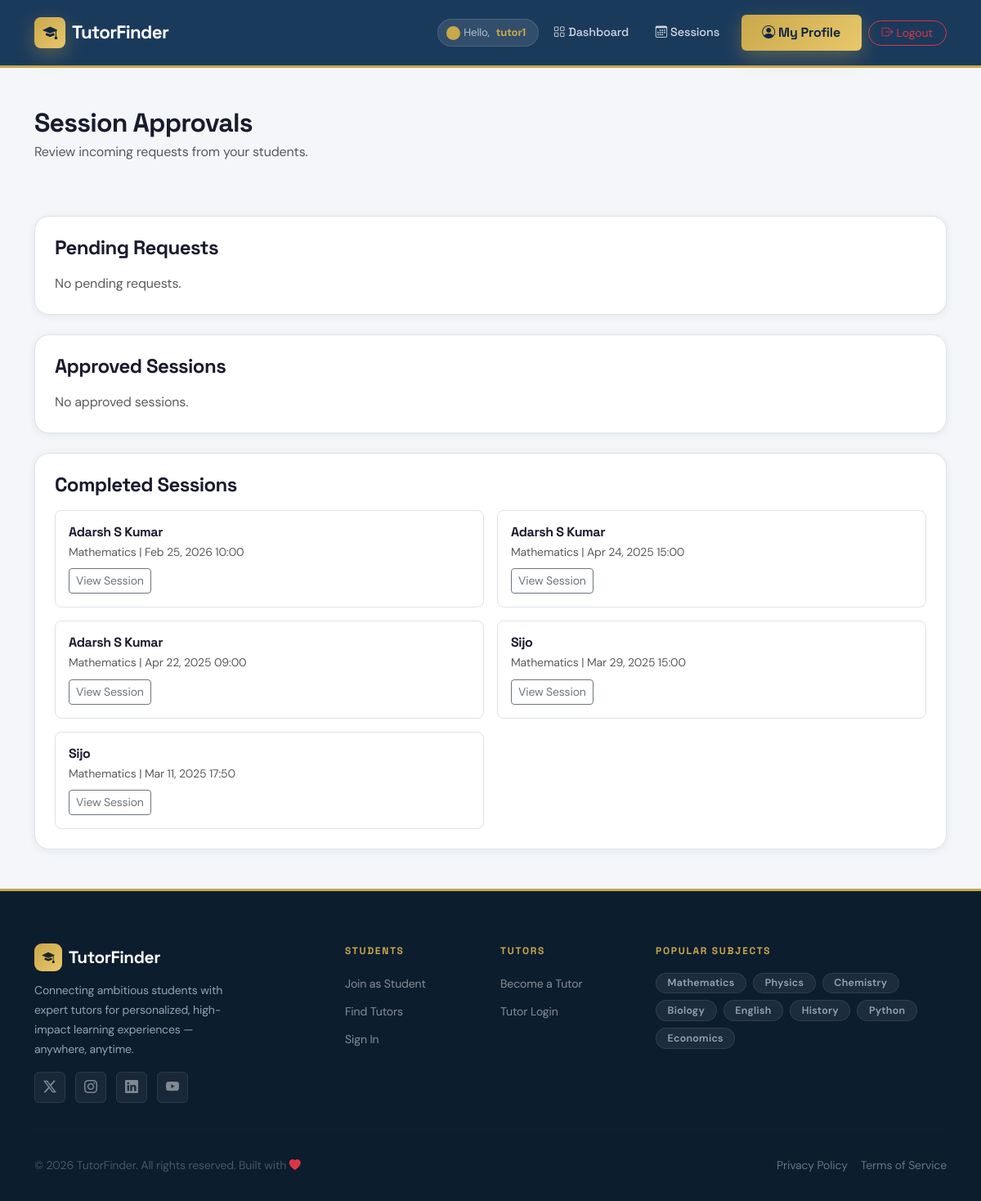
The page /tutor/sessions/ (signed in) on the database its author committed.
### users/models.py (models this page shows, shortened)
class User(AbstractUser):
    ROLE_CHOICES = (
        ('student', 'Student'),
        ('tutor', 'Tutor'),
    )
    role = models.CharField(max_length=10, choices=ROLE_CHOICES)

class Session(models.Model):
    STATUS_CHOICES = [
        ("pending", "Pending"),
        ("approved", "Approved"),
        ("completed", "Completed"),
    ]
    student = models.ForeignKey(StudentProfile, on_delete=models.CASCADE)
    tutor = models.ForeignKey(TutorProfile, on_delete=models.CASCADE)
    subject = models.ForeignKey(Subject, on_delete=models.CASCADE)
    scheduled_time = models.DateTimeField()
    end_time = models.DateTimeField()
    status = models.CharField(max_length=20, choices=STATUS_CHOICES, default="pending")
    meeting_link = models.URLField(blank=True, null=True)

class StudentProfile(models.Model):
    user = models.OneToOneField(User, on_delete=models.CASCADE)
    connected_tutors = models.ManyToManyField("TutorProfile", related_name="connected_students", blank=True, default="")
    full_name = models.CharField(max_length=255, default="Unknown")
    phone_number = models.CharField(max_length=15, blank=True, null=True)
    profile_picture = models.ImageField(upload_to='profile_pics/students/', blank=True, null=True)
    subjects_interested = models.ManyToManyField(Subject, related_name="interested_students")
    age = models.IntegerField(default=0)
    location = models.CharField(max_length=255, blank=True, null=True)
    address = models.TextField(default='')
    bio = models.TextField(blank=True, null=True)
    date_of_birth = models.DateField(null=True, blank=True)
    latitude = models.FloatField(null=True, blank=True)
    longitude = models.FloatField(null=True, blank=True)

class Subject(models.Model):
    name = models.CharField(max_length=100, unique=True)

### users/views.py (the view)
# urls.py: path('tutor/sessions/', views.tutor_sessions_view, name='tutor_sessions'),
@login_required
def tutor_sessions_view(request):
    tutor_profile = request.user.tutorprofile
    pending_sessions = Session.objects.filter(tutor=tutor_profile, status="pending")
    approved_sessions = Session.objects.filter(tutor=tutor_profile, status="approved").order_by("scheduled_time")
    completed_sessions = Session.objects.filter(tutor=tutor_profile, status="completed").order_by("-scheduled_time")
    return render(request, 'users/tutor_sessions.html', {
        "pending_sessions": pending_sessions,
        "approved_sessions": approved_sessions,
        "completed_sessions": completed_sessions,
    })

### users/context_processors.py (called while the page is built)
def tutor_profile_processor(request):
    if request.user.is_authenticated and hasattr(request.user, 'tutorprofile'):
        return {'profile': request.user.tutorprofile}
    return {}

### templates/users/tutor_sessions.html (shortened to what this page needs)
{% extends 'base.html' %}
{% block content %}
<div class="container py-5">
    <div class="row mb-5">
        <div class="col-12 text-center text-md-start">
            <h2 class="fw-bold mb-1">Session Approvals</h2>
            <p class="text-muted">Review incoming requests from your students.</p>
        </div>
    </div>
    <div class="custom-card p-4 mb-4">
        <h4 class="fw-bold mb-3">Pending Requests</h4>
        {% if pending_sessions %}
        <div class="row g-4">
            {% for s in pending_sessions %}
            <div class="col-md-6 border-bottom pb-4 mb-4">
                <div class="d-flex align-items-center gap-3">
                    <div class="avatar-md bg-light rounded-circle d-flex align-items-center justify-content-center">
                        <i class="bi bi-person text-secondary"></i>
                    </div>
                    <div class="flex-grow-1">
                        <h5 class="fw-bold mb-0">{{ s.student.full_name }}</h5>
                        <span class="badge badge-primary-soft">{{ s.subject.name }}</span>
                        <div class="small text-muted mt-1"><i class="bi bi-clock me-1"></i>{{ s.scheduled_time|date:"D, M d | H:i" }}</div>
                    </div>
                    <div class="d-flex gap-2">
                        <form method="POST" action="{% url 'approve_session' s.id %}">
                            {% csrf_token %}
                            <button type="submit" class="btn btn-success btn-sm px-3">Approve</button>
                        </form>
                        <a href="{% url 'session_details' s.id %}" class="btn btn-outline-secondary btn-sm">Details</a>
                    </div>
                </div>
            </div>
            {% endfor %}
        </div>
        {% else %}
        <p class="text-muted mb-0">No pending requests.</p>
        {% endif %}
    </div>
    <div class="custom-card p-4 mb-4">
        <h4 class="fw-bold mb-3">Approved Sessions</h4>
        {% if approved_sessions %}
        <div class="row g-3">
            {% for s in approved_sessions %}
            <div class="col-md-6">
                <div class="p-3 border rounded-3 bg-light d-flex justify-content-between align-items-center">
                    <div>
                        <h6 class="fw-bold mb-1">{{ s.student.full_name }}</h6>
                        <small class="text-muted">{{ s.subject.name }} | {{ s.scheduled_time|date:"M d, H:i" }}</small>
                    </div>
                    <a href="{% url 'session_details' s.id %}" class="btn btn-sm btn-outline-primary">Details</a>
                </div>
            </div>
            {% endfor %}
        </div>
        {% else %}
        <p class="text-muted mb-0">No approved sessions.</p>
        {% endif %}
    </div>
    <div class="custom-card p-4">
        <h4 class="fw-bold mb-3">Completed Sessions</h4>
        {% if completed_sessions %}
        <div class="row g-3">
            {% for s in completed_sessions %}
            <div class="col-md-6">
                <div class="p-3 border rounded-3">
                    <h6 class="fw-bold mb-1">{{ s.student.full_name }}</h6>
                    <small class="text-muted d-block mb-2">{{ s.subject.name }} | {{ s.scheduled_time|date:"M d, Y H:i" }}</small>
                    <a href="{% url 'session_details' s.id %}" class="btn btn-sm btn-outline-secondary">View Session</a>
                </div>
            </div>
            {% endfor %}
        </div>
        {% else %}
        <p class="text-muted mb-0">No completed sessions yet.</p>
        {% endif %}
    </div>
</div>
{% endblock %}

### templates/base.html (shortened to what this page needs)
{% load static %}
<!DOCTYPE html>
<html lang="en">
<head>
    <link href="https://cdn.jsdelivr.net/npm/bootstrap@5.3.0/dist/css/bootstrap.min.css" rel="stylesheet">
    <link rel="stylesheet" href="https://cdn.jsdelivr.net/npm/bootstrap-icons@1.11.3/font/bootstrap-icons.min.css">
    <link rel="stylesheet" href="https://unpkg.com/aos@2.3.4/dist/aos.css">
    <link rel="stylesheet" href="{% static 'css/style.css' %}">
</head>
<body>
    <nav class="navbar navbar-expand-lg sticky-top" id="mainNav">
        <div class="container">
            <a class="navbar-brand" href="{% url 'home' %}">
                <span class="brand-icon">
                    <i class="bi bi-mortarboard-fill"></i>
                </span>
                TutorFinder
            </a>
            <div class="collapse navbar-collapse" id="navbarNav">
                <ul class="navbar-nav ms-auto align-items-center gap-1">
                    {% if user.is_authenticated %}
                    <li class="nav-item">
                        <span class="nav-user-greeting d-flex align-items-center gap-2">
                            <span class="live-dot"></span>
                            Hello, <strong>{{ user.username }}</strong>
                        </span>
                    </li>
                    {% if request.user.role == 'tutor' %}
                    <li class="nav-item">
                        <a class="nav-link" href="{% url 'tutor_dashboard' %}">
                            <i class="bi bi-grid me-1"></i>Dashboard
                        </a>
                    </li>
                    <li class="nav-item">
                        <a class="nav-link" href="{% url 'tutor_sessions' %}">
                            <i class="bi bi-calendar3 me-1"></i>Sessions
                        </a>
                    </li>
                    <li class="nav-item ms-2">
                        <a class="btn btn-primary-custom" href="{% url 'tutor_profile' %}">
                            <i class="bi bi-person-circle me-1"></i>My Profile
                        </a>
                    </li>
                    {% endif %}
                    <li class="nav-item ms-1">
                        <form action="{% url 'logout' %}" method="post" class="d-inline">
                            <button type="submit" class="btn btn-sm btn-outline-danger rounded-pill px-3">
                                <i class="bi bi-box-arrow-right me-1"></i>Logout
                            </button>
                        </form>
                    </li>
                    {% endif %}
                </ul>
            </div>
        </div>
    </nav>
    <main class="main-content" id="main-content">
        {% block content %}{% endblock %}
    </main>
    <footer class="footer">
        <div class="container">
            <div class="row g-4">
                <div class="col-lg-4 col-md-6">
                    <div class="footer-brand">
                        <span
                            style="background:var(--grad-accent);width:34px;height:34px;border-radius:9px;display:inline-flex;align-items:center;justify-content:center;">
                            <i class="bi bi-mortarboard-fill text-dark" style="font-size:.95rem;"></i>
                        </span>
                        TutorFinder
                    </div>
                    <p class="small" style="color:#94a3b8;line-height:1.7;max-width:260px;">
                        Connecting ambitious students with expert tutors for personalized, high-impact learning
                        experiences — anywhere, anytime.
                    </p>
                    <div class="social-links mt-3">
                        <a href="#" class="social-link" title="Twitter"><i class="bi bi-twitter-x"></i></a>
                        <a href="#" class="social-link" title="Instagram"><i class="bi bi-instagram"></i></a>
                        <a href="#" class="social-link" title="LinkedIn"><i class="bi bi-linkedin"></i></a>
                        <a href="#" class="social-link" title="YouTube"><i class="bi bi-youtube"></i></a>
                    </div>
                </div>
                <div class="col-lg-2 col-md-6 col-6">
                    <p class="footer-heading">Students</p>
                    <ul class="footer-links">
                        <li><a href="{% url 'student_register' %}">Join as Student</a></li>
                        <li><a href="{% url 'search_tutors' %}">Find Tutors</a></li>
                        <li><a href="{% url 'login' %}">Sign In</a></li>
                    </ul>
                </div>
                <div class="col-lg-2 col-md-6 col-6">
                    <p class="footer-heading">Tutors</p>
                    <ul class="footer-links">
                        <li><a href="{% url 'tutor_register' %}">Become a Tutor</a></li>
                        <li><a href="{% url 'login' %}">Tutor Login</a></li>
                    </ul>
                </div>
                <div class="col-lg-4 col-md-6">
                    <p class="footer-heading">Popular Subjects</p>
                    <div class="d-flex flex-wrap gap-2">
                        <span class="badge badge-custom"
                            style="background:rgba(255,255,255,.07);color:#94a3b8;border:1px solid rgba(255,255,255,.08);">Mathematics</span>
                        <span class="badge badge-custom"
                            style="background:rgba(255,255,255,.07);color:#94a3b8;border:1px solid rgba(255,255,255,.08);">Physics</span>
                        <span class="badge badge-custom"
                            style="background:rgba(255,255,255,.07);color:#94a3b8;border:1px solid rgba(255,255,255,.08);">Chemistry</span>
                        <span class="badge badge-custom"
                            style="background:rgba(255,255,255,.07);color:#94a3b8;border:1px solid rgba(255,255,255,.08);">Biology</span>
                        <span class="badge badge-custom"
                            style="background:rgba(255,255,255,.07);color:#94a3b8;border:1px solid rgba(255,255,255,.08);">English</span>
                        <span class="badge badge-custom"
                            style="background:rgba(255,255,255,.07);color:#94a3b8;border:1px solid rgba(255,255,255,.08);">History</span>
                        <span class="badge badge-custom"
                            style="background:rgba(255,255,255,.07);color:#94a3b8;border:1px solid rgba(255,255,255,.08);">Python</span>
                        <span class="badge badge-custom"
                            style="background:rgba(255,255,255,.07);color:#94a3b8;border:1px solid rgba(255,255,255,.08);">Economics</span>
                    </div>
                </div>
            </div>
            <hr class="footer-divider">
            <div class="d-flex flex-column flex-md-row justify-content-between align-items-center gap-2 small"
                style="color:#64748b;">
                <p class="mb-0">&copy; 2026 TutorFinder. All rights reserved. Built with <i
                        class="bi bi-heart-fill text-danger"></i></p>
                <div class="d-flex gap-3">
                    <a href="#" style="color:#64748b;" class="transition-all" onmouseover="this.style.color='#10b981'"
                        onmouseout="this.style.color='#64748b'">Privacy Policy</a>
                    <a href="#" style="color:#64748b;" class="transition-all" onmouseover="this.style.color='#10b981'"
                        onmouseout="this.style.color='#64748b'">Terms of Service</a>
                </div>
            </div>
        </div>
    </footer>
</body>
</html>

### rows shown on the page
User: username "tutor1"
Session: student.full_name "Adarsh S Kumar", subject.name "Mathematics", scheduled_time "Feb 25, 2026 10:00"
Session: student.full_name "Adarsh S Kumar", subject.name "Mathematics", scheduled_time "Apr 24, 2025 15:00"
Session: student.full_name "Adarsh S Kumar", subject.name "Mathematics", scheduled_time "Apr 22, 2025 09:00"
Session: student.full_name "Sijo", subject.name "Mathematics", scheduled_time "Mar 29, 2025 15:00"
Session: student.full_name "Sijo", subject.name "Mathematics", scheduled_time "Mar 11, 2025 17:50"
